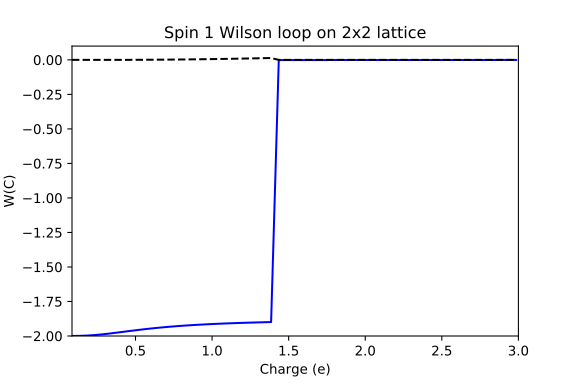

This figure's Python source:
from Phase import *
from Projector import *
from Hamiltonian_spin import *
from Hamiltonian_non_periodic import *
from qutip import *
from Fields import *
from Fields_spin1 import *
from Momentum_spin import *
from Potential import *
from States import *
from Time_evolution import *
from Gauss_law12 import *
import numpy as np 
import matplotlib.pyplot as plt
import matplotlib.patches as mpatches
from Operators_basic import *
from Operator_projection import *
from Gauss_law_advanced import *
import timeit
from Projector_advanced import *
from Utility import *

start = timeit.default_timer()

x = 2
y = 2
i = 0
j = 0
N = x*y
Nm = (x*y)*4
target = j*y + i
C = [0, 1, 0]#[0, 4/3, -1/6]#[0, 1, 0] 
a = 1
r = 1
m = 1
alpha = 1/137
e = np.sqrt(alpha)


loop1 = []
loop1_img = []
loop2 = []
loop2_img = []
loop3 = []
loop3_img = []
charge = []




while e < 3:
    H = Hamiltonian_non_periodic(x, y, m, r, a, e, C)
    state = H.eigenstates(sparse=True, sort='low', eigvals=5, tol=10**(-10), maxiter=100000)[1][0]
    loop_expt1 = expect(Wilson_loop(x, y, i, j),state)
    loop_expt2 = expect(Wilson_loop2(x, y, i, j),state)
    loop_expt3 = expect(Wilson_loop3(x, y, i, j),state)
    loop1.append(loop_expt1)
    loop2.append(loop_expt2)
    loop3.append(loop_expt3)
    loop1_img.append(np.imag(loop_expt1))
    loop2_img.append(np.imag(loop_expt2))
    loop3_img.append(np.imag(loop_expt3))
    charge.append(e)
    e += 0.05




plt.figure("Time evolution")
plt.plot(charge, loop1, 'b-')
#plt.plot(charge, loop2, 'r-')
#plt.plot(charge, loop3, 'g-')
plt.plot(charge, loop1_img, 'k--')
#plt.plot(charge, loop2_img, 'r--')
#plt.plot(charge, loop3_img, 'g--')
#site1 = mpatches.Patch(color='blue', label='x = 1, y = 1')
#plt.legend(handles=[site1])
plt.title('Spin 1 Wilson loop on 2x2 lattice')
plt.xlabel('Charge (e)')
plt.ylabel('W(C)')
plt.axis([np.sqrt(alpha), 3, -2, 0.1])
plt.savefig('Wilson_loop_non_per.svg')  
plt.show()


stop = timeit.default_timer()

print('Time: ', stop - start)  


